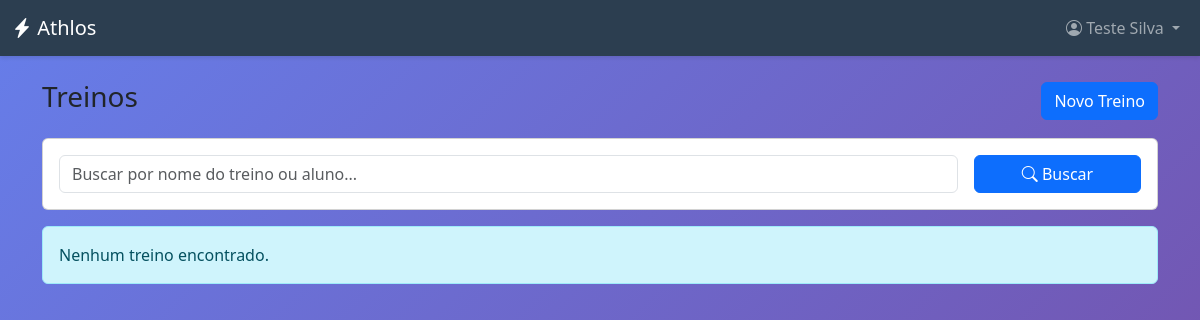
The page /treinos/ (signed in) on the database as committed earlier.
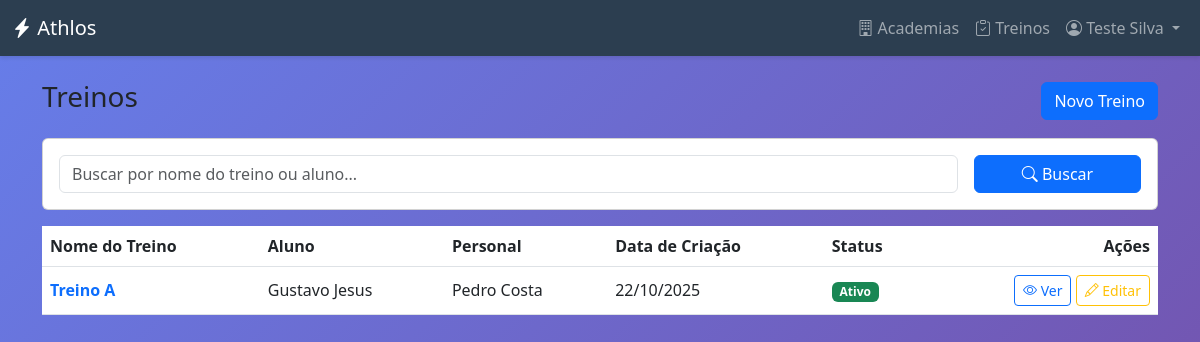
The same page on the database as committed later.
### treinos/models.py (models this page shows, shortened)
class Treino(models.Model):
    aluno = models.ForeignKey(
        Aluno,
        on_delete=models.CASCADE,
        related_name="treinos"
    )
    personal_criador = models.ForeignKey(
        PersonalTrainer,
        on_delete=models.SET_NULL,
        null=True,
        blank=True,
        related_name="treinos_criados"
    )
    nome_treino = models.CharField(max_length=50, verbose_name="Nome do Treino (Ex: Treino A)")
    data_criacao = models.DateTimeField(auto_now_add=True)
    ativo = models.BooleanField(default=True, verbose_name="É o treino atual?")
    exercicios = models.ManyToManyField(
        Exercicio,
        through='ItemTreino',
        verbose_name="Exercícios"
    )

### academias/models.py (models this page shows, shortened)
class Aluno(models.Model):
    user = models.OneToOneField(
        settings.AUTH_USER_MODEL,
        on_delete=models.CASCADE,
        primary_key=True,
        verbose_name="Usuário",
        limit_choices_to={"user_type": "ALUNO"},
    )
    personal_responsavel = models.ForeignKey(
        PersonalTrainer,
        on_delete=models.SET_NULL,
        null=True,
        blank=True,
        related_name="alunos",
        verbose_name="Personal Trainer Responsável",
    )
    academia = models.ForeignKey(
        Academia,
        on_delete=models.SET_NULL,
        null=True,
        blank=True,
        related_name="alunos",
        verbose_name="Academia",
    )
    data_nascimento = models.DateField(
        null=True, blank=True, verbose_name="Data de Nascimento"
    )
    objetivo = models.CharField(
        max_length=255, blank=True, null=True, verbose_name="Objetivo de Treino"
    )

class PersonalTrainer(models.Model):
    user = models.OneToOneField(
        settings.AUTH_USER_MODEL,
        on_delete=models.CASCADE,
        primary_key=True,
        verbose_name="Usuário",
        limit_choices_to={"user_type": "PERSONAL"},
    )
    cref = models.CharField(max_length=20, unique=True, verbose_name="CREF")
    especialidade = models.CharField(
        max_length=100, blank=True, null=True, verbose_name="Especialidade"
    )

### usuarios/models.py (models this page shows, shortened)
class CustomUser(AbstractUser):
    class TipoUsuario(models.TextChoices):
        ADMIN_SISTEMA = "ADMIN_SISTEMA", "Admin do Sistema"
        ADMIN_ACADEMIA = "ADMIN", "Admin da Academia"
        PERSONAL_TRAINER = "PERSONAL", "Personal Trainer"
        ALUNO = "ALUNO", "Aluno"
    email = models.EmailField(unique=True, verbose_name="Endereço de e-mail")
    user_type = models.CharField(
        max_length=20,
        choices=TipoUsuario.choices,
        default=TipoUsuario.ALUNO,
        verbose_name="Tipo de Usuário",
    )
    academia = models.ForeignKey(
        "academias.Academia",
        on_delete=models.SET_NULL,
        null=True,
        blank=True,
        verbose_name="Academia",
    )
    groups = models.ManyToManyField(
        Group,
        verbose_name="groups",
        blank=True,
        help_text=(
            "The groups this user belongs to. A user will get all permissions "
            "granted to each of their groups."
        ),
        related_name="customuser_groups",
        related_query_name="user",
    )
    user_permissions = models.ManyToManyField(
        Permission,
        verbose_name="user permissions",
        blank=True,
        help_text="Specific permissions for this user.",
        related_name="customuser_permissions",
        related_query_name="user",
    )
    USERNAME_FIELD = "email"
    REQUIRED_FIELDS = ["username", "first_name", "last_name"]

### core/views.py (the view, shortened to what this page needs)
# urls.py: path("treinos/", views.treino_list, name="treino_list"),
@login_required
def treino_list(request):
    user = request.user
    if user.user_type in ["ADMIN", "ADMIN_SISTEMA"]:
        treinos = Treino.objects.all()
    elif user.user_type == "PERSONAL":
        try:
            personal = user.personaltrainer
            treinos = Treino.objects.filter(personal_criador=personal)
        except PersonalTrainer.DoesNotExist:
            treinos = Treino.objects.none()
    elif user.user_type == "ALUNO":
        try:
            aluno = user.aluno
            treinos = Treino.objects.filter(aluno=aluno)
        except Aluno.DoesNotExist:
            treinos = Treino.objects.none()
    else:
        treinos = Treino.objects.none()
    busca = request.GET.get("busca", "").strip()
    treinos = treinos.select_related("aluno__user", "personal_criador__user").order_by(
        "-data_criacao"
    )
    return render(request, "core/treinos/treino_list.html", {"treinos": treinos})

### core/templates/core/treinos/treino_list.html (shortened to what this page needs)
{% extends 'core/base.html' %}
{% block content %}
<div class="container py-4">
    <div class="d-flex justify-content-between align-items-center mb-3">
        <h3>Treinos</h3>
        <a href="{% url 'treino_create' %}" class="btn btn-primary">Novo Treino</a>
    </div>
    <div class="card card-body mb-3">
        <form method="get" class="row g-3">
            <div class="col-md-10">
                <input type="text" name="busca" class="form-control" placeholder="Buscar por nome do treino ou aluno..."
                    value="{{ request.GET.busca }}">
            </div>
            <div class="col-md-2">
                <button type="submit" class="btn btn-primary w-100">
                    <i class="bi bi-search"></i> Buscar
                </button>
            </div>
        </form>
    </div>
    {% if treinos %}
    <div class="table-responsive">
        <table class="table table-hover align-middle">
            <thead>
                <tr>
                    <th>Nome do Treino</th>
                    <th>Aluno</th>
                    <th>Personal</th>
                    <th>Data de Criação</th>
                    <th>Status</th>
                    <th class="text-end">Ações</th>
                </tr>
            </thead>
            <tbody>
                {% for t in treinos %}
                <tr>
                    <td>
                        <a href="{% url 'treino_detail' t.pk %}" class="text-decoration-none">
                            <strong>{{ t.nome_treino }}</strong>
                        </a>
                    </td>
                    <td>{{ t.aluno.user.get_full_name|default:t.aluno.user.email }}</td>
                    <td>
                        {% if t.personal_criador %}
                        {{ t.personal_criador.user.get_full_name|default:t.personal_criador.user.email }}
                        {% else %}
                        <span class="text-muted">—</span>
                        {% endif %}
                    </td>
                    <td>{{ t.data_criacao|date:"d/m/Y" }}</td>
                    <td>
                        {% if t.ativo %}
                        <span class="badge bg-success">Ativo</span>
                        {% else %}
                        <span class="badge bg-secondary">Inativo</span>
                        {% endif %}
                    </td>
                    <td class="text-end">
                        <a href="{% url 'treino_detail' t.pk %}" class="btn btn-sm btn-outline-primary">
                            <i class="bi bi-eye"></i> Ver
                        </a>
                        <a href="{% url 'treino_edit' t.pk %}" class="btn btn-sm btn-outline-warning">
                            <i class="bi bi-pencil"></i> Editar
                        </a>
                    </td>
                </tr>
                {% endfor %}
            </tbody>
        </table>
    </div>
    {% else %}
    <div class="alert alert-info">
        {% if request.GET.busca %}
        Nenhum treino encontrado para "{{ request.GET.busca }}".
        {% else %}
        Nenhum treino encontrado.
        {% endif %}
    </div>
    {% endif %}
</div>
{% endblock %}

### core/templates/core/base.html (shortened to what this page needs)
<!DOCTYPE html>
<html lang="pt-BR">
<head>
    <link href="https://cdn.jsdelivr.net/npm/bootstrap@5.3.0/dist/css/bootstrap.min.css" rel="stylesheet">
    <link rel="stylesheet" href="https://cdn.jsdelivr.net/npm/bootstrap-icons@1.10.0/font/bootstrap-icons.css">
</head>
<body>
    {% if user.is_authenticated %}
    <nav class="navbar navbar-expand-lg navbar-dark navbar-custom">
        <div class="container-fluid">
            <a class="navbar-brand" href="{% url 'dashboard' %}">
                <i class="bi bi-lightning-charge-fill"></i> Athlos
            </a>
            <div class="collapse navbar-collapse" id="navbarNav">
                <ul class="navbar-nav ms-auto">
                    {% if user.is_authenticated %}
                    {% if user.user_type == 'PERSONAL' %}
                    <li class="nav-item">
                        <a class="nav-link" href="{% url 'academia_list' %}">
                            <i class="bi bi-building"></i> Academias
                        </a>
                    </li>
                    <li class="nav-item">
                        <a class="nav-link" href="{% url 'aluno_list' %}">
                            <i class="bi bi-people"></i> Alunos
                        </a>
                    </li>
                    <li class="nav-item">
                        <a class="nav-link" href="{% url 'treino_list' %}">
                            <i class="bi bi-clipboard-check"></i> Treinos
                        </a>
                    </li>
                    {% elif user.user_type in 'ADMIN,ADMIN_SISTEMA' %}
                    <li class="nav-item">
                        <a class="nav-link" href="{% url 'academia_list' %}">
                            <i class="bi bi-building"></i> Academias
                        </a>
                    </li>
                    <li class="nav-item">
                        <a class="nav-link" href="{% url 'treino_list' %}">
                            <i class="bi bi-clipboard-check"></i> Treinos
                        </a>
                    </li>
                    {% endif %}
                    {% endif %}
                    <li class="nav-item dropdown">
                        <a class="nav-link dropdown-toggle" href="#" id="userDropdown" role="button"
                            data-bs-toggle="dropdown">
                            <i class="bi bi-person-circle"></i> {{ user.get_full_name }}
                        </a>
                    </li>
                </ul>
            </div>
        </div>
    </nav>
    {% endif %}
    <main>
        {% block content %}{% endblock %}
    </main>
</body>
</html>

Rows that differ between the two databases and show on the page:
changed CustomUser "Teste Silva": user_type "ALUNO" → "ADMIN_SISTEMA" (drawn)
added Treino: nome_treino "Treino A", aluno.user.get_full_name "Gustavo Jesus", personal_criador.user.get_full_name "Pedro Costa", data_criacao "22/10/2025", ativo "Ativo"
Other text that changed with them:
text no longer shown: "Nenhum treino encontrado."
text now shown: "Academias Treinos Nome do Treino Aluno Personal Data de Criação Status Ações"
